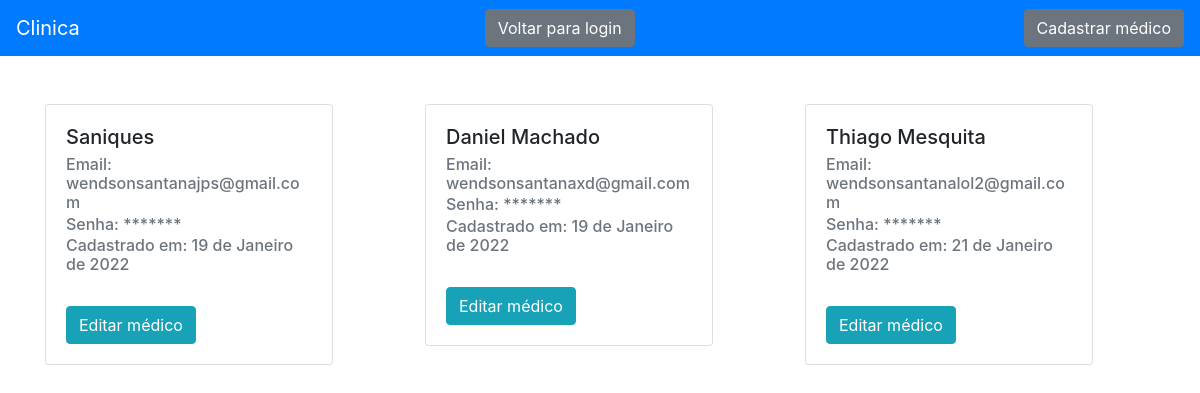
Page /auth/home_medico/ on the earlier database version.
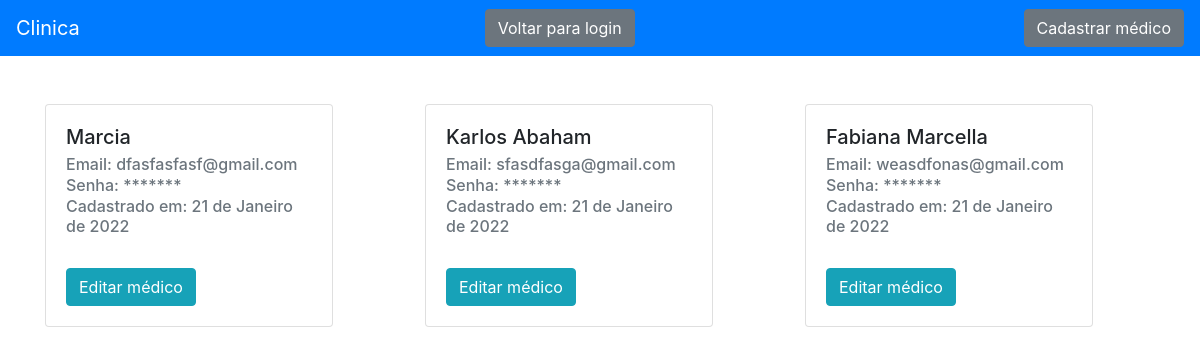
Same page on the later database version.
### medico/models.py (models this page shows, shortened)
class Medicos(models.Model):
    nome = models.CharField(max_length=50)
    email = models.EmailField()
    senha = models.CharField(max_length=100)
    data_criacao = models.DateField(default=date.today)
    class Meta:
        verbose_name = "Medico"

### medico/views.py (the view)
# urls.py: path('home_medico/', views.home_medico, name='home_medico'),
def home_medico(request):
    medicos = Medicos.objects.all()
    medico_excluido = request.GET.get('medico_excluido')
    return render(request, 'home_medico.html', {'medicos': medicos, 'medico_excluido': medico_excluido})

### medico/templates/home_medico.html (shortened to what this page needs)
<!doctype html>
<html lang="en">
  <head>
    <link rel="stylesheet" href="https://cdn.jsdelivr.net/npm/bootstrap@4.6.1/dist/css/bootstrap.min.css">
  </head>
  <body>
    <nav class="navbar navbar-dark  bg-primary">
        <a class="navbar-brand" href="{% url 'home' %}">Clinica</a>
        <a href="{% url 'login' %}" class="btn btn-secondary">Voltar para login</a>
        <a href="{% url 'cadastrar' %}" class="btn btn-secondary">Cadastrar médico</a>
      </nav>
    <div class="container">
      <br>
        <br>
        <div class="row">
            {% for medico in medicos %}
                <div class="col-md">
                    <div class="card" style="width: 18rem;">
                        <div class="card-body">
                          <h5 class="card-title">{{medico.nome}}</h5>
                          <h6 class="card-subtitle mb-2 text-muted">Email: {{medico.email}}</h6>
                          <h6 class="card-subtitle mb-2 text-muted">Senha: *******</h6>
                          <h6 class="card-subtitle mb-2 text-muted">Cadastrado em: {{medico.data_criacao}}</h6>
                          <br>
                          <a href="{% url 'ver_medicos' medico.id %}" class="btn btn-info">Editar médico</a>
                        </div>
                      </div>
                      <br>
                </div>
                {% endfor %}
              </div>
    </div>
  </body>
</html>

Differences in the rows shown:
removed Medicos: nome "Saniques", email "wendsonsantanajps@gmail.com", data_criacao "19 de Janeiro de 2022"
removed Medicos: nome "Daniel Machado", email "wendsonsantanaxd@gmail.com", data_criacao "19 de Janeiro de 2022"
removed Medicos: nome "Thiago Mesquita", email "wendsonsantanalol2@gmail.com", data_criacao "21 de Janeiro de 2022"
added Medicos: nome "Marcia", email "dfasfasfasf@gmail.com", data_criacao "21 de Janeiro de 2022"
added Medicos: nome "Karlos Abaham", email "sfasdfasga@gmail.com", data_criacao "21 de Janeiro de 2022"
added Medicos: nome "Fabiana Marcella", email "weasdfonas@gmail.com", data_criacao "21 de Janeiro de 2022"
